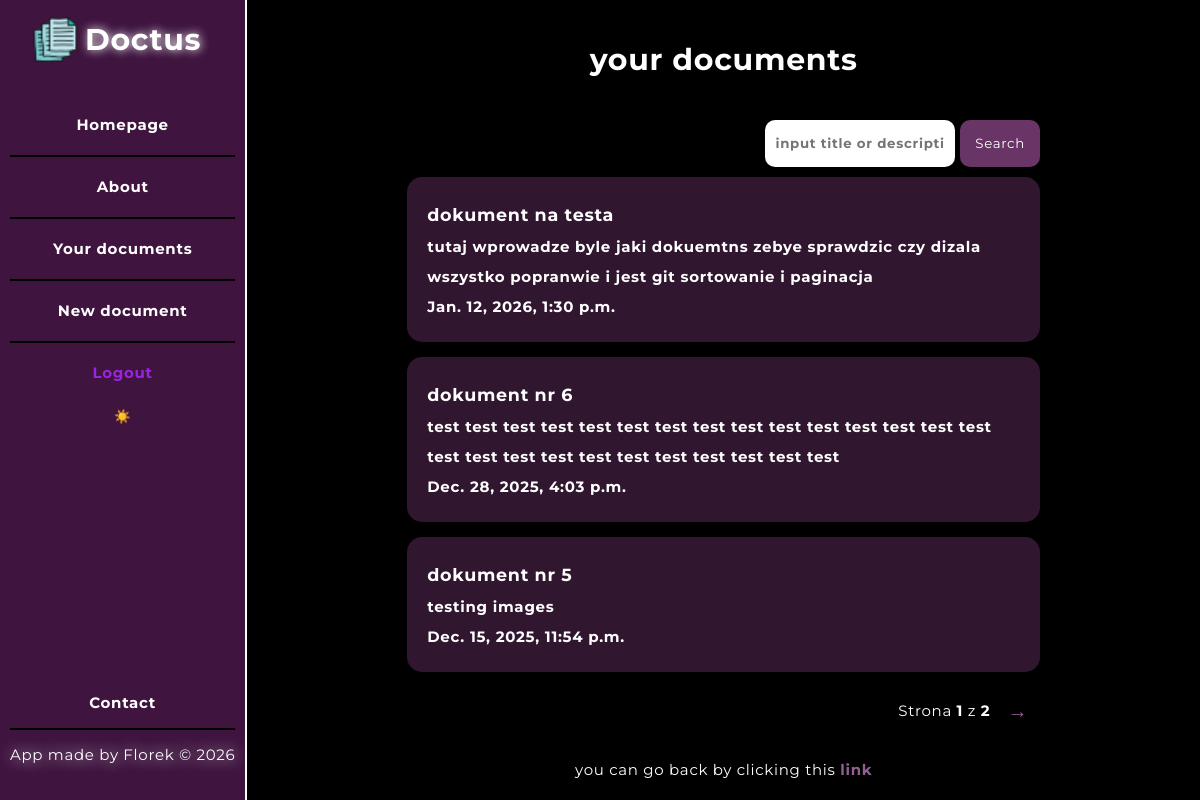
Page /documents/ (signed in) on the committed database.
### documents/models.py (models this page shows, shortened)
class Document(models.Model):
    owner = models.ForeignKey(User, on_delete=models.CASCADE, related_name = "documents")
    title = models.CharField(max_length = 75)
    description = models.TextField(blank = True)
    date = models.DateTimeField(auto_now_add = True)
    slug = models.SlugField(blank = True)
    file = models.FileField(blank = True, null = True)
    class Meta:
        unique_together = ("owner", "slug")

### documents/views.py (the view)
@login_required(login_url='/users/login/')
def documents_list(request):
    query = request.GET.get('q', '')
    documents = Document.objects.filter(owner=request.user).order_by('-date') # - in descending order
    if query:
        documents = documents.filter(
            Q(title__icontains=query) |
            Q(description__icontains=query)
        )
    paginator = Paginator(documents, 3)
    page_number = request.GET.get('page')
    page_obj = paginator.get_page(page_number)
    return render(request, 'documents/documents_list.html', { 'documents': page_obj, 'query': query })

### documents/templates/documents/documents_list.html (shortened to what this page needs)
{% extends 'layout.html' %}
{% block content %}
    <h1>your documents</h1>
    <section class="documents_list">
        <div class="search_div">
            <form action="" method="get" class="search_form">
                <input type="text" placeholder="input title or description" value="{{ query }}" name="q" class="search_input">
                <button type="submit" class="submit_button"> Search </button>
            </form>
        </div>
        {% if documents %}
            {% for document in documents %}
                <article class="document">
                    <a href="{% url 'documents:page' slug=document.slug %}" class="document_link">
                        <h3>
                            {{ document.title }}
                        </h3>
                        <p>{{ document.description }}</p>
                        <p>{{ document.date}}</p>
                    </a>
                </article>
            {% endfor %}
        {% elif not documents and query %}
            <h2>no results for <span class="info_query">{{ query }}</span></h2>
        {% elif not documents %}
            <h2>Your documents list is empty, add some clicking link on your left side</h2>
        {% endif %}
        <div class="pagination">
            <span>
                Strona <b>{{ documents.number }}</b> z <b>{{ documents.paginator.num_pages }}</b>
            </span>
            {% if documents.has_next %}
                <a href="?q={{ query }}&page={{ documents.next_page_number }}" class="arrows">&rarr;</a>
            {% endif %}
        </div>
    </section>
    <p class="end_par">you can go back by clicking this <a href="/">link</a></p>
{% endblock %}

### static/css/style.css (style rules this page uses)
* { margin: 0; padding: 0; box-sizing: border-box; font-family: Montserrat ; letter-spacing: 0.7px; line-height: 2; }
body { background-color: black; font-size: 15px; color: white; display: flex; flex-direction: row; min-height: 100vh; }
h1 { margin-bottom: 10px; }
a { font-weight: bold; text-decoration: none; color: rgb(143, 97, 143); }
section { background-color: #311630; padding: 20px 10px 10px 10px; border-radius: 10px; max-width: 70%; margin: 0 auto; }
.documents_list { background-color: transparent; padding: 20px 10px 10px 10px; border-radius: 10px; width: auto; margin: 0 auto; }
.document_link { text-decoration: none; color: inherit; }
.document { padding: 20px; margin-bottom: 15px; text-align: left; background-color: #311630; border-radius: 15px; display: flex; flex-direction: column; gap: 10px; }
.end_par { margin-top: 10px; }
.search_div { display: flex; flex-direction: row; justify-content: end; margin-bottom: 10px; }
.submit_button { width: 80px; border: none; background-color: #683566; padding: 10px; color: white; border-radius: 10px; }
.search_input { border: none; padding: 10px; border-radius: 10px; background-color: rgb(255, 255, 255); font-weight: bold; }
.arrows { font-size: 20px; padding: 4px 12px; }
.pagination { flex-direction: row; display: flex; justify-content: end; align-items: center; gap: 5px; }

### rows in the picture
Document: title "dokument na testa", description "tutaj wprowadze byle jaki dokuemtns zebye sprawdzic czy dizala wszystko popranwie i jest git sortowanie i paginacja", date "Jan. 12, 2026, 1:30 p.m."
Document: title "dokument nr 6", description "test test test test test test test test test test test test test test test test test test test test test test test test test test", date "Dec. 28, 2025, 4:03 p.m."
Document: title "dokument nr 5", description "testing images", date "Dec. 15, 2025, 11:54 p.m."

### other values in the picture
{{ documents.number }} "1"
{{ documents.paginator.num_pages }} "2"
